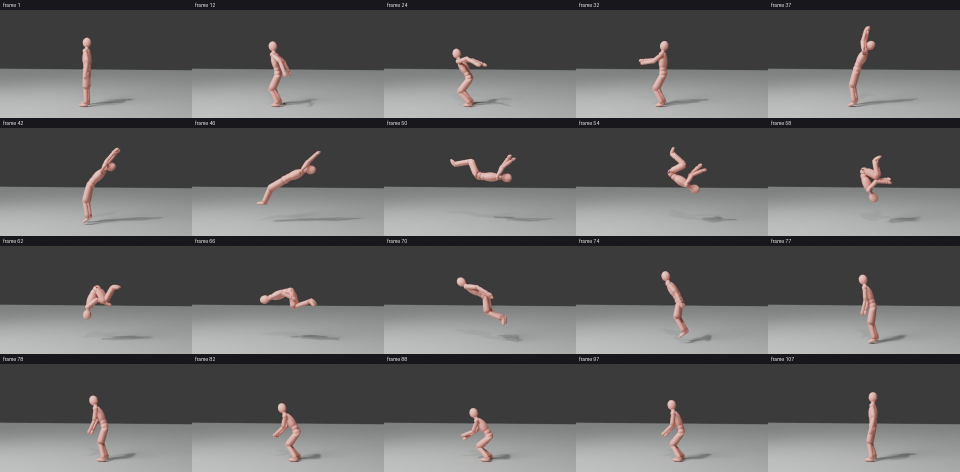
#> input picture courses/JQT9sT1YuAI/backflip_frames.jpg, 1920 x 944 px (shown at 1/2 size); its folder holds only this picture in this run
$ python -i transitions.py   (imports and definitions only)
#> lines starting #> are read from the running program, lines starting #| are printed output that depends on the picture
### src/lucius/logging_setup.py
from __future__ import annotations

import logging
import os

_CONFIGURED = False


# [9 lines left out: function configure_logging, not called in this run]


def get_logger(name: str) -> logging.Logger:
#> further down, picture is the input picture: PIL image 1920x944 RGB; mean R, G, B 99.2, 98.7, 98.5
    return logging.getLogger(name if name.startswith("lucius") else f"lucius.{name}")

### src/lucius/ingestion/transitions.py
"""Before/after state-transition analysis (10F, 10H).

Deterministic image evidence first: *where* the image changed, *how much*, and how the
foreground object's silhouette changed. This yields a change category (camera, ui, geometry,
selection, material/lighting) and several candidate operations with confidences -- never a
single forced answer. A vision model can add candidates later (recorded as model_inferred).
"""

from __future__ import annotations

from typing import Any

import numpy as np
from PIL import Image, ImageFilter
from pydantic import BaseModel, Field

from lucius.evaluation.silhouette import otsu_threshold
from lucius.trajectory.model import CandidateAction

WORK = 320
UI_TOP = 0.08          # Blender header band
UI_RIGHT = 0.78        # properties/outliner column starts about here in the default layout
UI_LEFT = 0.05         # toolbar


# [10 lines that did not run here, left out]


def _prep(image: Image.Image) -> tuple[np.ndarray, np.ndarray]:
    w, h = image.size
#> w = 1920; h = 944
    size = (WORK, max(1, round(h * WORK / w)))
#> size = (320, 157)
    rgb = np.asarray(image.convert("RGB").resize(size, Image.Resampling.BILINEAR), dtype=np.int16)
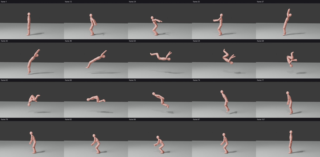
#> rgb: shape (157, 320, 3) int16; mean R, G, B 99.2, 98.7, 98.5
    gray = np.asarray(image.convert("L").resize(size, Image.Resampling.BILINEAR), dtype=np.int16)
    return rgb, gray


def _edges(gray: np.ndarray) -> np.ndarray:
    img = Image.fromarray(gray.clip(0, 255).astype(np.uint8)).filter(ImageFilter.FIND_EDGES)
    return np.asarray(img) > 40


# [16 lines left out: functions _foreground, _bbox, not called in this run]


def _normalise(scores: dict[str, float]) -> dict[str, float]:
    total = sum(scores.values())
    return {k: round(v / total, 3) for k, v in scores.items()} if total > 0 else scores


# [94 lines that did not run here, left out]


# [4 lines that did not run here, left out]

>>> from PIL import Image
>>> picture = Image.open('../../../courses/JQT9sT1YuAI/backflip_frames.jpg')
>>> result = _prep(picture)

$ run again, on courses/JQT9sT1YuAI/overview.jpg
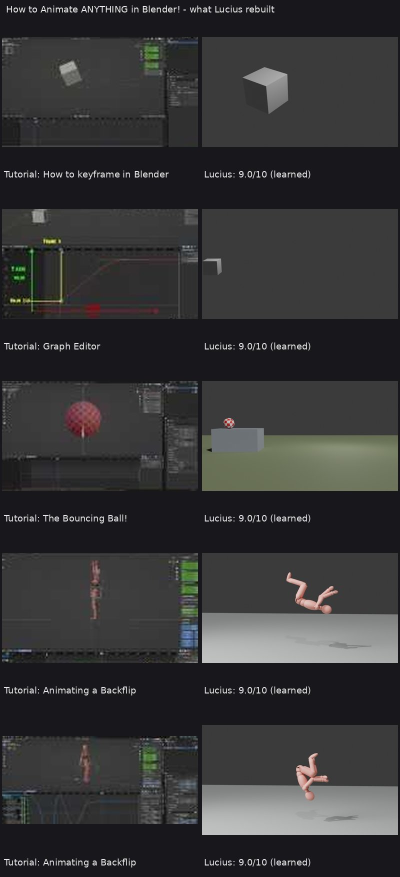
#> input picture courses/JQT9sT1YuAI/overview.jpg, 800 x 1754 px (shown at 1/2 size)
#> picture is the input picture: PIL image 800x1754 RGB; mean R, G, B 53.9, 53.6, 54.5
#> in _prep, `rgb = np.asarray(image.convert("RGB").resize(size, Image.Resampling.BI..`:
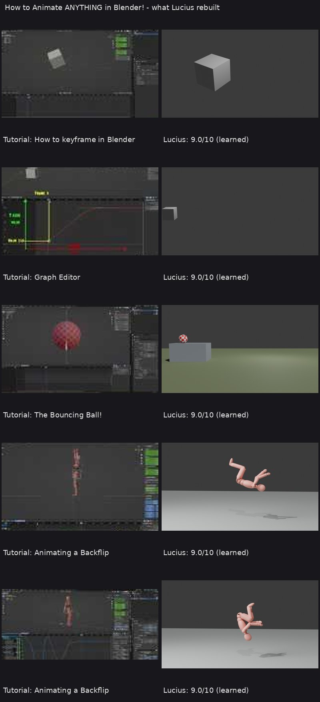
#> rgb: shape (702, 320, 3) int16; mean R, G, B 53.9, 53.6, 54.5
#> in _prep, `gray = np.asarray(image.convert("L").resize(size, Image.Resampling.BIL..`:
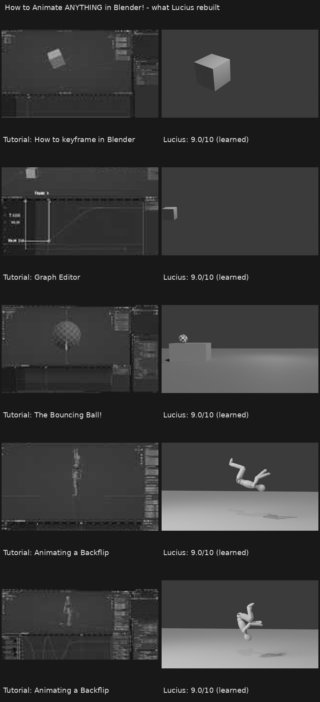
#> gray: shape (702, 320) int16; min 8, max 206, mean 53.8
